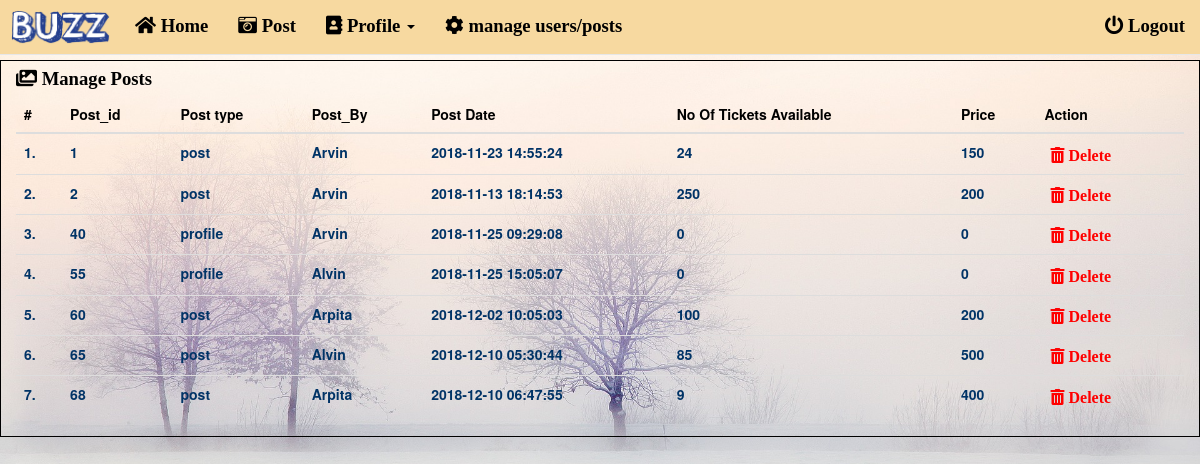
The page /admin/manage-posts.php on the database its author committed.
### tables this page shows
CREATE TABLE `posts` (
  `post_id` int(11) NOT NULL,
  `post_type` varchar(256) NOT NULL,
  `post_caption` text NOT NULL,
  `post_time` timestamp NOT NULL DEFAULT '0000-00-00 00:00:00' ON UPDATE CURRENT_TIMESTAMP,
  `post_by` int(11) NOT NULL,
  `paddress` text NOT NULL,
  `pdate` date NOT NULL,
  `pticket` int(11) NOT NULL,
  `tprice` int(11) NOT NULL
);

CREATE TABLE `users` (
  `user_id` int(11) NOT NULL,
  `fname` varchar(256) NOT NULL,
  `lname` varchar(255) NOT NULL,
  `address` longtext NOT NULL,
  `city` varchar(255) NOT NULL,
  `gender` varchar(255) NOT NULL,
  `email` varchar(255) NOT NULL,
  `password` varchar(255) NOT NULL,
  `user_status` varchar(256) NOT NULL DEFAULT 'active',
  `catagory` varchar(100) NOT NULL DEFAULT 'user',
  `regdate` timestamp NOT NULL DEFAULT CURRENT_TIMESTAMP
);

### admin/manage-posts.php (the view, shortened to what this page needs)
<!DOCTYPE html>
<html lang="en">
	<head>
		<link rel="stylesheet" href="vendor/fontawesome/css/font-awesome.min.css">
		<link rel="stylesheet" href="vendor/themify-icons/themify-icons.min.css">
		<link href="vendor/animate.css/animate.min.css" rel="stylesheet" media="screen">
		<link href="vendor/perfect-scrollbar/perfect-scrollbar.min.css" rel="stylesheet" media="screen">
		<link href="vendor/switchery/switchery.min.css" rel="stylesheet" media="screen">
		<link href="vendor/bootstrap-touchspin/jquery.bootstrap-touchspin.min.css" rel="stylesheet" media="screen">
		<link href="vendor/select2/select2.min.css" rel="stylesheet" media="screen">
		<link href="vendor/bootstrap-datepicker/bootstrap-datepicker3.standalone.min.css" rel="stylesheet" media="screen">
		<link href="vendor/bootstrap-timepicker/bootstrap-timepicker.min.css" rel="stylesheet" media="screen">
        <link rel="stylesheet" href="vendor/bootstrap/css/bootstrap.min.css">
		<link rel="stylesheet" href="assets/css/plugins.css">
        <link rel="stylesheet" href="https://use.fontawesome.com/releases/v5.5.0/css/all.css">
		<link rel="stylesheet" herf="css/main.css" >
		<link rel="stylesheet" href="css/style.css">
	</head>
	<body class="bg">
	<nav class="navbar navbar-default navbar-light  navbar-fixed-top" style="background-color: #f7d9a0;">
        <div class="navbar-header">
        <div class="logo">
                <a href="home.php"><img src="images/Buzz-Logo.png" alt="buzz"></a>
                </div>
        </div>
        <div class="navbar-collapse collapse">
            <ul class="nav navbar-nav" >
                <li ><a href="home.php"><i class="fas fa-home fa-lg"> Home</i></a></li>
                <li><a href="eventpost.php"><i class="fas fa-camera-retro fa-lg"> Post</i></a></li>
                <li class="dropedown"><a href="#" class="dropdown-toggle"  data-toggle="dropdown"><i class="fas fa-address-book fa-lg"> Profile <b class="caret"></b></i></a>
			</li>
			<li ><a href="dashboard.php"><i class="fas fa-cog fa-lg"> manage users/posts</i></a></li>
            </ul>
            <ul class="nav navbar-nav" style="float: right">
                <li ><a href="logout.php" ><i class="fas fa-power-off fa-lg"> Logout</i></a></li>
            </ul>
        </div>
	</nav>
	<br>
	<br>
	<br>
		<div id="app">
			<div class="app-content">
						<div class="container-fluid container-fullw bg-white">
									<div class="row">
								<div class="col-md-12">
									<h5 class="over-title margin-bottom-15"><b><i style="font-weight: bold;" class="far fa-images fa-lg"> Manage Posts</i></h5></b>
									<table class="table table-hover" id="sample-table-1">
									<thead>
											<tr>
												<th class="center">#</th>
                                                <th>Post_id</th>
                                                <th>Post type</th>
												<th>Post_By</th>
												<th>Post Date </th>
												<th>No Of Tickets Available</th>
												<th>Price</th>
												<th>Action</th>
											</tr>
										</thead>
										<tbody>
<?php
$postsql = mysql_query("select posts.post_id, posts.post_time, posts.pticket,
        posts.tprice, users.fname,
        users.user_id, users.gender,
       posts.post_type
        FROM posts
        JOIN users
        ON users.user_id = posts.post_by");
$cnt=1;
while($row=mysql_fetch_array($postsql))
{
?>
											<tr>
											<b>
												<td style="color:#003366;font-weight: bold;" class="center"><?php echo $cnt;?>.</td>
                                                <td style="color:#003366;font-weight: bold;"class="hidden-xs"><?php echo $row['post_id'];?></td>
                                                <td style="color:#003366;font-weight: bold;"><?php echo $row['post_type'];?></td>
												<td style="color:#003366;font-weight: bold;"><?php echo $row['fname'];?></td>
												<td style="color:#003366;font-weight: bold;"><?php echo $row['post_time'];?></td>
												<td style="color:#003366;font-weight: bold;"><?php echo $row['pticket'];?></td>
												<td style="color:#003366;font-weight: bold;"><?php echo $row['tprice'];?></td>
												<td >
												<div class="visible-md visible-lg hidden-sm hidden-xs">
	<a href="manage-posts.php?id=<?php echo $row['post_id']?>&del=delete" onClick="return confirm('Are you sure you want to delete?')"class="btn btn-transparent btn-xs tooltips" tooltip-placement="top" tooltip="Remove"><i style="color:red;" class="fas fa-trash-alt fa-lg"> Delete</i></a>
												</div>
												</td>
											</tr>
											<?php
$cnt=$cnt+1;
											 }?>
										</tbody>
									</table>
								</div>
							</div>
								</div>
					</div>
				</div>
	</body>
</html>

### admin/css/style.css (style rules this page uses)
* { color: black; }
.bg { background: url(../images/look.jpg); background-repeat: no-repeat; background-size: cover; background-position: center; }
.logo img { width: 150px; height: auto; float: left; margin: 20px; }

### admin/manage-posts.php (style rules this page uses)
.bg { background: url(images/winter.jpg); background-repeat: no-repeat; background-size: cover; background-position: center; }
#app { border:1px solid black; }
.logo img { width: 100px; height: auto; float: left; margin: 10px; }

### rows shown on the page
posts: post_id "1", post_type "post", users.fname "Arvin", post_time "2018-11-23 14:55:24", pticket "24", tprice "150"
posts: post_id "2", post_type "post", users.fname "Arvin", post_time "2018-11-13 18:14:53", pticket "250", tprice "200"
posts: post_id "40", post_type "profile", users.fname "Arvin", post_time "2018-11-25 09:29:08", pticket "0", tprice "0"
posts: post_id "55", post_type "profile", users.fname "Alvin", post_time "2018-11-25 15:05:07", pticket "0", tprice "0"
posts: post_id "60", post_type "post", users.fname "Arpita", post_time "2018-12-02 10:05:03", pticket "100", tprice "200"
posts: post_id "65", post_type "post", users.fname "Alvin", post_time "2018-12-10 05:30:44", pticket "85", tprice "500"
posts: post_id "68", post_type "post", users.fname "Arpita", post_time "2018-12-10 06:47:55", pticket "9", tprice "400"
